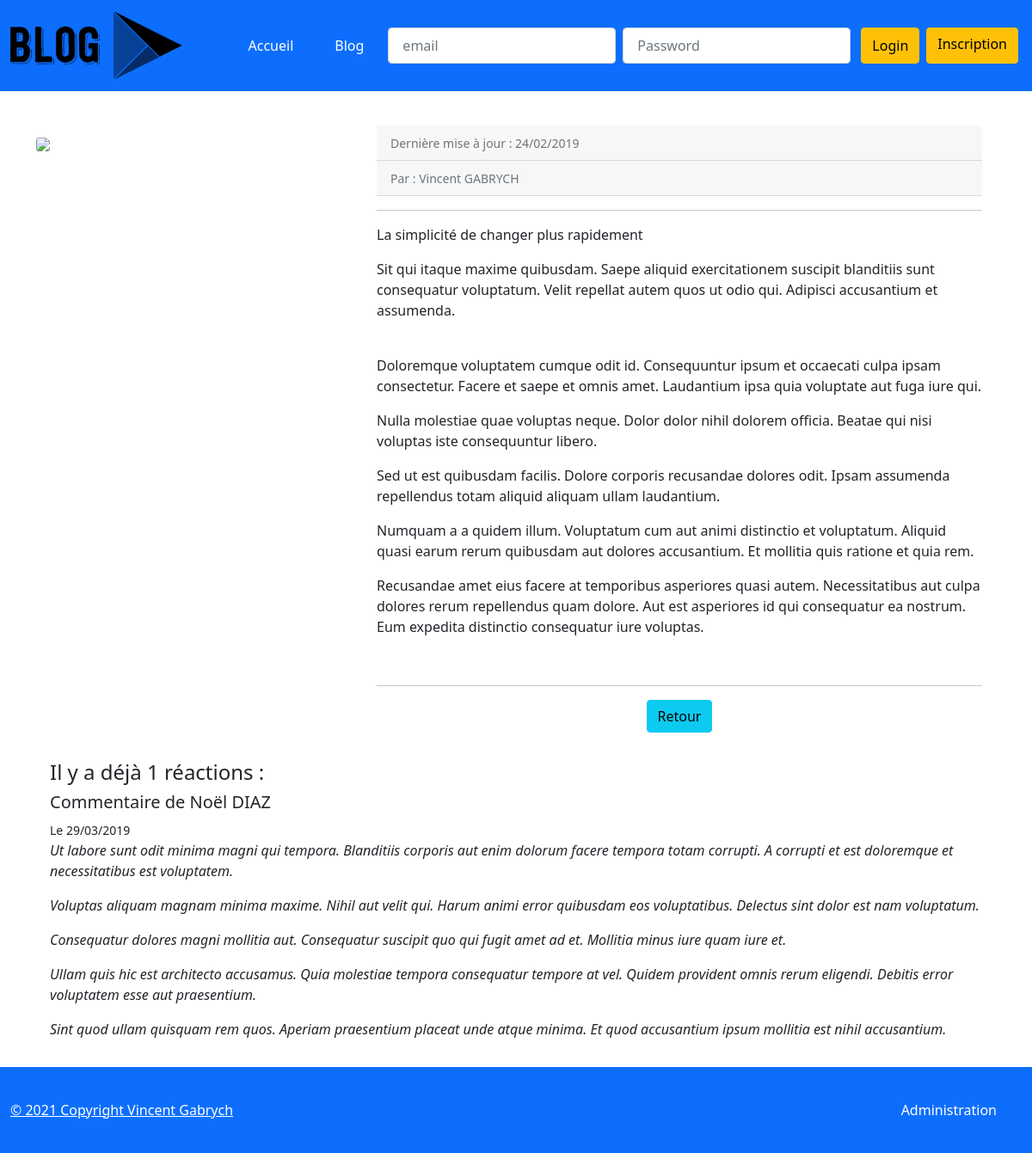
Before: /index.php?controller=ArticleController&task=showOneArticle&id=14 with the older database file.
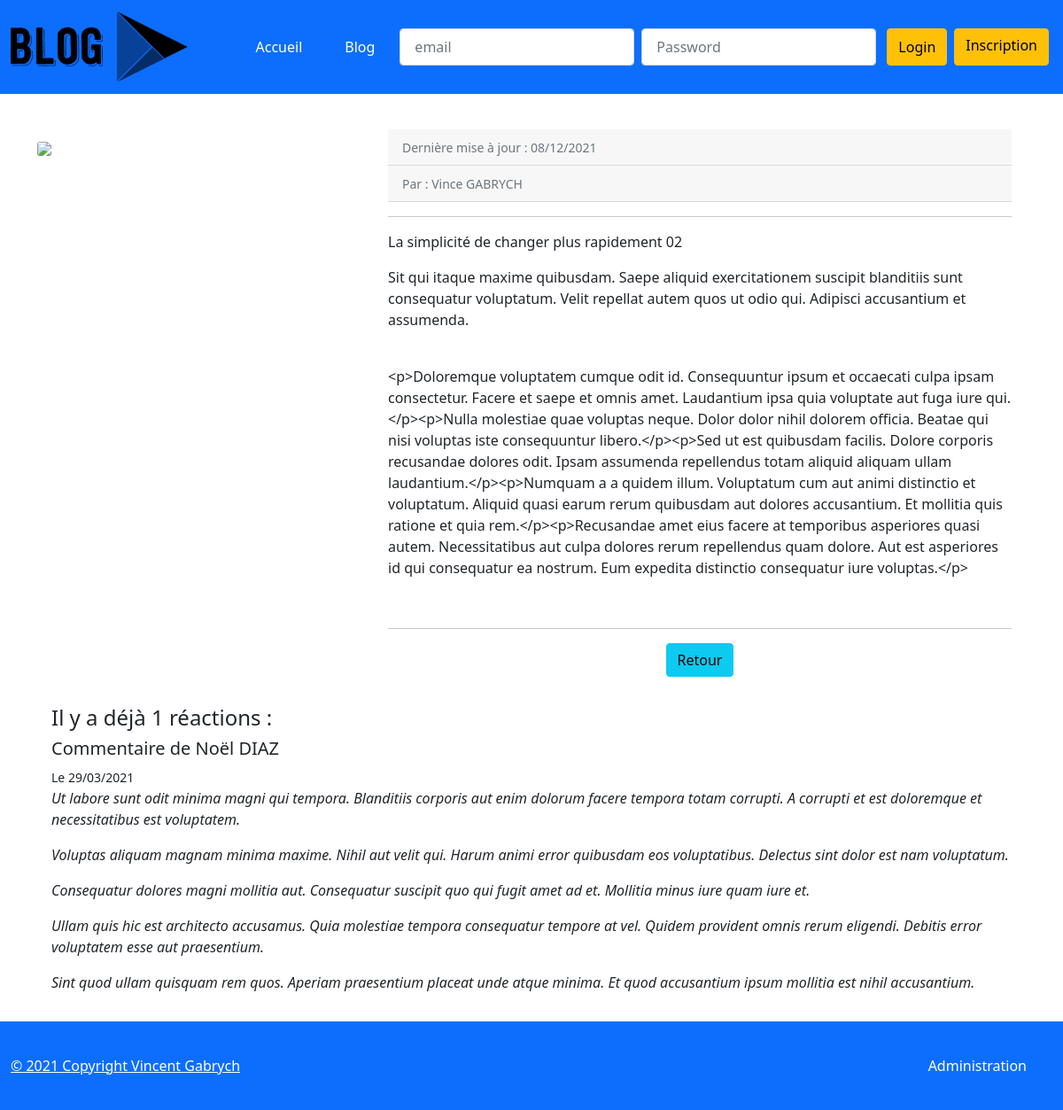
After: the same page with the newer database file.
### tables this page shows
CREATE TABLE IF NOT EXISTS `articles` (
  `id` int(11) NOT NULL AUTO_INCREMENT,
  `title` varchar(255) DEFAULT NULL,
  `chapo` varchar(255) DEFAULT NULL,
  `content` longtext,
  `user_id` int(11) NOT NULL,
  `created_at` datetime DEFAULT NULL,
  `posted` tinyint(1) DEFAULT NULL,
  PRIMARY KEY (`id`),
  KEY `fk_posts_Users_idx` (`user_id`)
);

CREATE TABLE IF NOT EXISTS `comments` (
  `id` int(11) NOT NULL AUTO_INCREMENT,
  `author_id` int(11) NOT NULL,
  `article_id` int(11) NOT NULL,
  `content` longtext,
  `created_at` datetime DEFAULT NULL,
  `publied` tinyint(1) DEFAULT NULL,
  PRIMARY KEY (`id`),
  KEY `fk_comments_Users1_idx` (`author_id`),
  KEY `fk_comments_posts1_idx` (`article_id`)
);

### libraries/Renderer.php (called while the page is built, shortened)
<?php
class Renderer
{
public static function render(string $path, array $variables = []): void
    {
        extract($variables);
        require('templates/' . $path . '.html.php');
        require('templates/home/layout.html.php');
    }
}

### libraries/controllers/ArticleController.php (called while the page is built, shortened)
<?php
require_once('libraries/services/BlogService.php');
require_once('libraries/renderer.php');
class ArticleController
{
    public function showOneArticle()
    {
        $id = filter_input(INPUT_GET, 'id', FILTER_VALIDATE_INT);
        $article = (new BlogService())->getOneArticleWithComments($id);
        $avm = new ArticleViewModel();
        $avm->article = $article;
        \Renderer::render('articles/show', compact('avm'));
    }
}

### libraries/Application.php (called while the page is built, shortened)
<?php
class Application
{
     public static function process()
    {
            $taskName = self::getTaskName();
            $controller = new $controllerName();
            $controller->$taskName();
    }
    private static function getTaskName(): string
    {
        $taskName = filter_input(INPUT_GET, "task", FILTER_SANITIZE_SPECIAL_CHARS);
        return $taskName;
    }
}

### index.php (called while the page is built, shortened)
<?php
require_once('libraries/Application.php');
Application::process();

### DataBase/Database.php (called while the page is built)
<?php
class Database
{
    public static function getPdo(int $errorMode =  PDO::ERRMODE_EXCEPTION, int $fetchMode = PDO::FETCH_ASSOC): PDO
    {
        return new PDO('mysql:host=localhost;dbname=projet5;charset=utf8', 'root', 'root', [
            PDO::ATTR_ERRMODE => $errorMode,
            PDO::ATTR_DEFAULT_FETCH_MODE => $fetchMode
        ]);
    }
}

### libraries/services/BlogService.php (called while the page is built, shortened)
<?php
require_once('libraries/Repositories/ArticleRepository.php');
require_once('libraries/Repositories/CommentRepository.php');
require_once('libraries/Models/model/Article.Model.php');
require_once('libraries/Models/model/CommentWithNameModel.php');
require_once('libraries/Models/model/User.Model.php');
class BlogService
{
    public function getOneArticleWithComments(int $id) : ?ArticleModel
    {
        $articleRepo = new ArticleRepository();
        $commentRepo = new CommentRepository();
        $userRepo = new UserRepository();
        $articleEntity = $articleRepo->getOneArticle($id);
        $commentsEntities = $commentRepo->getCommentsByArticleId($id);
        $userArticleEntity = $userRepo->getUserById($articleEntity->getUserId());
        $userModel = new UserModel();
        $userModel->setId($userArticleEntity->getId());
        $userModel->setFirstname(ucfirst(strtolower($userArticleEntity->getFirstname()) ));
        $userModel->setLastname(strtoupper($userArticleEntity->getLastname()));
        $userModel->setEmail($userArticleEntity->getEmail());
        $userModel->setFullname($userModel->getFirstname() . ' ' . $userModel->getLastname());
        $userModel->setRole($userArticleEntity->getRole());
        $commentsModel = [];
        foreach($commentsEntities as $c)
        {
            $cm = new CommentWithNameModel();
            $cm->setId($c->getId());
            $CommentsUserEntity = $userRepo->getUserById($c->getAuthorId());
            $userCommentModel = new UserModel();
            $userCommentModel->setId($CommentsUserEntity->getId());
            $userCommentModel->setFirstname(ucfirst(strtolower($CommentsUserEntity->getFirstname()) ));
            $userCommentModel->setLastname(strtoupper($CommentsUserEntity->getLastname()));
            $cm->setFullname($userCommentModel->getFirstname() ."  ". $userCommentModel->getLastname() );
            $cm->setArticleId($c->getArticleId());
            $cm->setContent($c->getContent());
            $cm->setCreatedAt($c->getCreatedAt());
            $cm->setPublied($c->getPublied());
            $cm->setCensored( strpos($cm->getContent(), 'http://') !== false );
            array_push($commentsModel, $cm);
        }
        $articleModel = new ArticleModel();
        $articleModel->setAllComments($commentsModel);
        $articleModel->setAuthor($userModel);
        $articleModel->setChapo($articleEntity->getChapo());
        $articleModel->setContent($articleEntity->getContent());
        $articleModel->setCreatedAt($articleEntity->getCreatedAt());
        $articleModel->setId($articleEntity->getId());
        $articleModel->setPosted($articleEntity->getPosted());
        $interval = date_diff($articleModel->getCreatedAt(), new DateTime('now'));
        $articleModel->setRecent( $interval->format('%a') < 31 );
        $articleModel->setTitle($articleEntity->getTitle());
        return $articleModel;
    }
}

### libraries/Repositories/ArticleRepository.php (called while the page is built, shortened)
<?php
require_once('DataBase/database.php');
class ArticleRepository
{
    public function __construct()
    {
        $this->pdo = \Database::getPdo();
    }
    private function toArticleEntity($line): ArticleEntity {
        $article = new ArticleEntity();
        $article->setId(intval($line['id']));
        $article->setTitle($line['title']);
        $article->setChapo($line['chapo']);
        $article->setContent($line['content']);
        $article->setUserId(intval($line['user_id']));
        $article->setCreatedAt(new DateTime($line['created_at']));
        $article->setPosted($line['posted'] === null ? false : $line['posted']);
        return $article;
    }
    public function getOneArticle(int $id): ?ArticleEntity
    {
        $query = $this->pdo->prepare("SELECT a.* FROM articles as a where a.id = :id");
        $query->execute(['id' => $id]);
        $articleLine = $query->fetch();
        $article = null;
        if ($articleLine !== false) {
            $article = $this->toArticleEntity($articleLine);
        }
        return $article;
    }
}

### libraries/models/Model/Article.Model.php (called while the page is built, shortened)
<?php
class ArticleModel
{
    private $title;
    private $chapo;
    private $content;
    private $createdAt;
    private $allComments;
    private $author;
    public function getTitle(): string
    {
        return $this->title;
    }
    public function setTitle(string $title)
    {
        $this->title = $title;
    }
    public function getChapo(): string
    {
        return $this->chapo;
    }
    public function setChapo(string $chapo)
    {
        $this->chapo = $chapo;
    }
    public function getContent(): string
    {
        return $this->content;
    }
    public function setContent(string $content)
    {
        $this->content = $content;
    }
    public function getCreatedAt(): DateTime
    {
        return $this->createdAt;
    }
    public function setCreatedAt(DateTime $createdAt)
    {
        $this->createdAt = $createdAt;
    }
    public function getAllComments(): array
    {
        return $this->allComments;
    }
    public function setAllComments(array $comments)
    {
        $this->allComments = $comments;
    }
    public function getAuthor(): ?UserModel
    {
        return $this->author;
    }
    public function setAuthor(UserModel $author)
    {
        $this->author = $author;
    }
}

### libraries/models/Model/User.model.php (called while the page is built, shortened)
<?php
class UserModel
{
    private $fullname;
    public function getFullname() : string
    {
        return $this->fullname;
    }
    public function setFullname(string $fullname)
    {
        $this->fullname = $fullname;
    }
}

### libraries/models/Model/CommentWithNameModel.php (called while the page is built, shortened)
<?php
require_once('libraries/models/model/User.model.php');
class CommentWithNameModel extends UserModel
{
    private $content;
    private $createdAt;
    private $publied;
    public function getContent(): string
    {
        return $this->content;
    }
    public function setContent(string $content): void
    {
        $this->content = $content;
    }
    public function getCreatedAt(): DateTime
    {
        return $this->createdAt;
    }
    public function setCreatedAt(DateTime $createdAt): void
    {
        $this->createdAt = $createdAt;
    }
    public function isPublied(): bool
    {
        return $this->publied;
    }
    public function setPublied(bool $publied): void
    {
        $this->publied = $publied;
    }
}

### libraries/Repositories/CommentRepository.php (called while the page is built, shortened)
<?php
require_once('DataBase/database.php');
class CommentRepository
{
    public function __construct()
    {
        $this->pdo = \Database::getPdo();
    }
    public function getCommentsByArticleId(int $id): array
    {
        $query = $this->pdo->prepare(
            " SELECT c.* FROM Comments as c Where c.article_id= :id ORDER BY created_At DESC"
        );
        $query->execute(['id' => $id]);
        $allComments = [];
        while ($commentLine = $query->fetch()) {
            $comment = new CommentEntity();
            $comment->setId($commentLine['id']);
            $comment->setAuthorId($commentLine['author_id']);
            $comment->setArticleId($commentLine['article_id']);
            $comment->setContent($commentLine['content']);
            $comment->setCreatedAt(new DateTime($commentLine['created_at']));
            $comment->setPublied($commentLine['publied'] === null ? false:$commentLine['publied']);
            array_push($allComments, $comment);
        }
        return $allComments;
    }
}

### templates/articles/show.html.php (the view, shortened to what the changed rows need)
<div class="row">
        <div class="col-lg-8">
            <div class="card-body">
                    <div class="card-header"><small class="text-muted">Dernière mise à jour : <?= $avm->article->getCreatedAt()->format('d/m/Y') ?></small></div>
                    <div class="card-header"><small class="text-muted">Par : <?= $avm->article->getAuthor()->getFullname() ?></small></div>
                    <hr>
                    <div class="mb-3"><?= $avm->article->getTitle() ?></div>
                    <div class="mb-3"><?= $avm->article->getChapo() ?></div>
                    <br>
                    <div class="mb-3"><?= $avm->article->getContent() ?></div>
                    <br>
                    <hr>
                    <div class="col-auto text-center">
                    <a href="index.php?controller=ArticleController&task=showAllArticlesWithPagination" class="btn btn-info">Retour </a>
                    </div>
            </div>
        </div>
</div>
<div class="card-body Comment">
    <?php if (count($avm->article->getAllComments()) === 0) : ?>
        <h4>Il n'y a pas encore de commentaires pour cet article ... SOYEZ LE PREMIER ! :D</h4>
    <?php else : ?>
        <h4>Il y a déjà <?= count($avm->article->getAllComments()) ?> réactions : </h4>
        <?php foreach ($avm->article->getAllComments() as $commentaire) : if ($commentaire->isPublied() == 1){  ?>
            <h5>Commentaire de <?= $commentaire->getFullname() ?></h5>
            <small>Le <?= $commentaire->getCreatedAt()->format('d/m/Y') ?></small>
            <blockquote>
                <em><?= $commentaire->getContent() ?></em>
            </blockquote>
        <?php } endforeach ?>
    <?php endif ?>
</div>

Changed rows visible on the page:
changed articles: title "La simplicité de changer plus rapidement" → "La simplicité de changer plus rapidement 02"; content "Doloremque voluptatem cumque odit id. Consequuntur ipsum et occaecati culpa ipsam consectetur. Facere et saepe et omnis amet. Laudantium ipsa quia voluptate aut fuga iure qui. Nulla molestiae quae voluptas neque. Dolor dolor nihil dolorem officia. Beatae qui nisi voluptas iste consequuntur libero. Sed ut est quibusdam facilis. Dolore corporis recusandae dolores odit. Ipsam assumenda repellendus totam aliquid aliquam ullam laudantium. Numquam a a quidem illum. Voluptatum cum aut animi distinctio et voluptatum. Aliquid quasi earum rerum quibusdam aut dolores accusantium. Et mollitia quis ratione et quia rem. Recusandae amet eius facere at temporibus asperiores quasi autem. Necessitatibus aut…" → "<p>Doloremque voluptatem cumque odit id. Consequuntur ipsum et occaecati culpa ipsam consectetur. Facere et saepe et omnis amet. Laudantium ipsa quia voluptate aut fuga iure qui.</p><p>Nulla molestiae quae voluptas neque. Dolor dolor nihil dolorem officia. Beatae qui nisi voluptas iste consequuntur libero.</p><p>Sed ut est quibusdam facilis. Dolore corporis recusandae dolores odit. Ipsam assumenda repellendus totam aliquid aliquam ullam laudantium.</p><p>Numquam a a quidem illum. Voluptatum cum aut animi distinctio et voluptatum. Aliquid quasi earum rerum quibusdam aut dolores accusantium. Et mollitia quis ratione et quia rem.</p><p>Recusandae amet eius facere at temporibus asperiores quasi…"
changed comments: format "29/03/2019" → "29/03/2021"
Other visible differences:
$avm->article->getCreatedAt()->format('d/m/Y'): "24/02/2019" → "08/12/2021"
$avm->article->getAuthor()->getFullname(): "Vincent GABRYCH" → "Vince GABRYCH"
